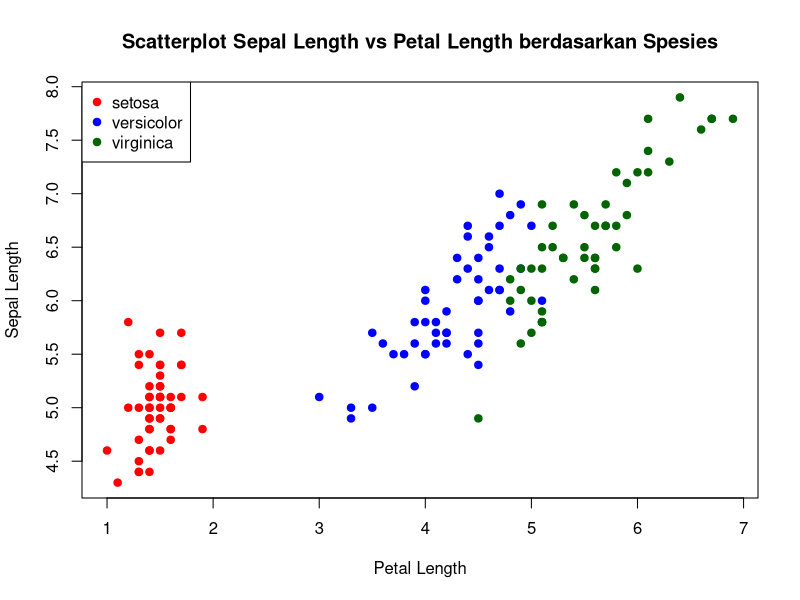
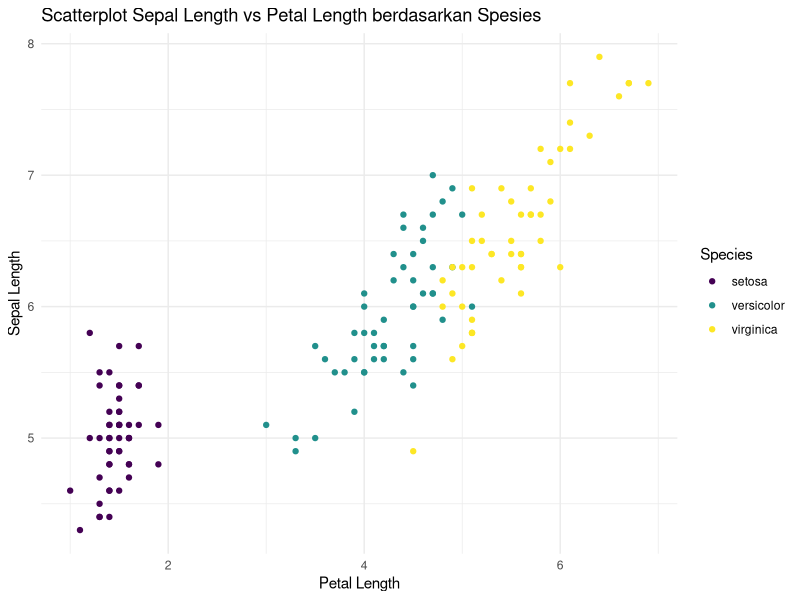
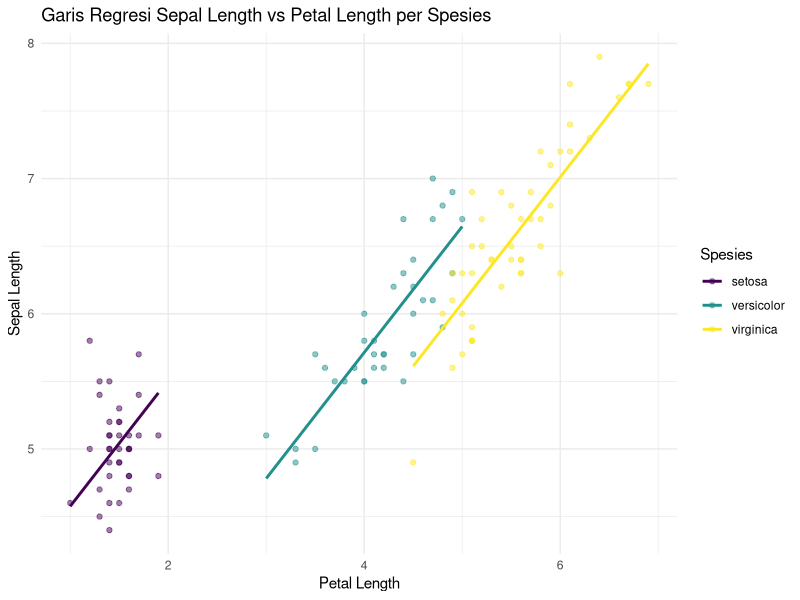
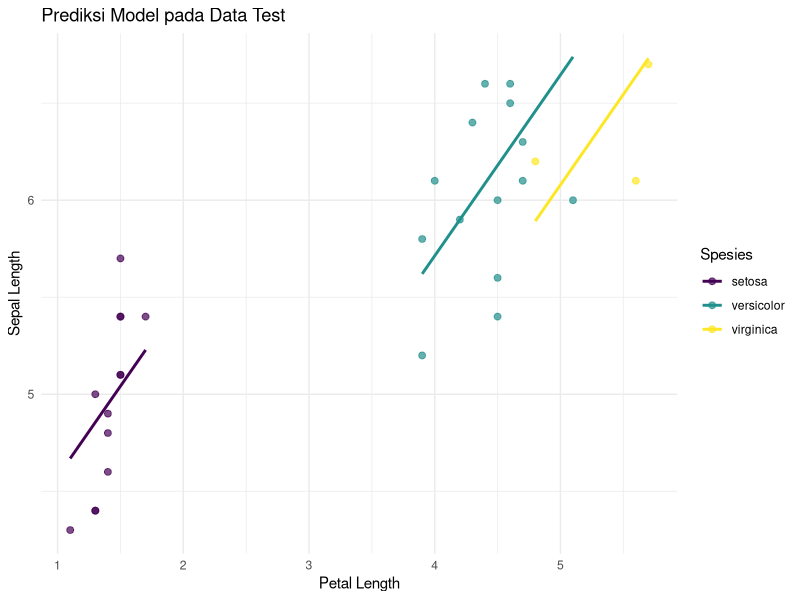

Recreate these plots in R, in order.
## ---- chunk 1
library(tidyverse)
library(psych)
data(iris)
df <- iris
## ---- chunk 2
str(df)

sum(is.na(df))
## ---- chunk 3
cols <- c("setosa" = "red", "versicolor" = "blue", "virginica" = "darkgreen")

plot(
  df$Petal.Length, df$Sepal.Length,
  col = cols[df$Species],
  pch = 19,
  xlab = "Petal Length",
  ylab = "Sepal Length",
  main = "Scatterplot Sepal Length vs Petal Length berdasarkan Spesies"
)

legend(
  "topleft",
  legend = levels(df$Species),
  col = cols,
  pch = 19
)
## ---- chunk 4
ggplot(df, aes(x = Petal.Length, y = Sepal.Length, color = Species)) +
  geom_point() +
  scale_color_viridis_d() +
  labs(title = "Scatterplot Sepal Length vs Petal Length berdasarkan Spesies",
       x = "Petal Length",
       y = "Sepal Length") +
  theme_minimal()
## ---- chunk 5
set.seed(2026) # Gunakan angka bebas sebagai seed

n_total <- nrow(df)
n_train <- round(0.80 * n_total)
index_train <- sample(1:n_total, n_train)

data_1 <- df[index_train, ]  # 80% data latih
data_test <- df[-index_train, ] # Sisa 20% data

write_csv(data_1, "Data_1.csv")
head(data_1, 10)
head(data_test, 10)
## ---- chunk 6
model_1 <- lm(Sepal.Length ~ Petal.Length + Species, data = data_1)
summary(model_1)
## ---- chunk 7
data_1$Predicted_Sepal_Length <- predict(model_1)

# Membuat visualisasi
ggplot(data_1, aes(x = Petal.Length, color = Species)) +
  geom_point(aes(y = Sepal.Length), alpha = 0.5) +
  geom_line(aes(y = Predicted_Sepal_Length), linewidth = 1) +
  scale_color_viridis_d() +
  labs(title = "Garis Regresi Sepal Length vs Petal Length per Spesies",
       x = "Petal Length",
       y = "Sepal Length",
       color = "Spesies") +
  theme_minimal()
## ---- chunk 8
data_test$Predicted_Sepal_Length <- predict(model_1, newdata = data_test)
data_test$Error <- data_test$Sepal.Length - data_test$Predicted_Sepal_Length

# RMSE
test_rmse <- sqrt(mean(data_test$Error^2))
test_rmse

# R-squared
SSR_test <- sum(data_test$Error^2)
SST_test <- sum((data_test$Sepal.Length - mean(data_test$Sepal.Length))^2)
test_r2 <- 1 - (SSR_test / SST_test)
test_r2

ggplot(data_test, aes(x = Petal.Length, color = Species)) +
  geom_point(aes(y = Sepal.Length), size = 2, alpha = 0.7) +
  geom_line(aes(y = Predicted_Sepal_Length), linewidth = 1) +
  scale_color_viridis_d() +
  labs(title = "Prediksi Model pada Data Test",
       x = "Petal Length",
       y = "Sepal Length",
       color = "Spesies") +
  theme_minimal()
